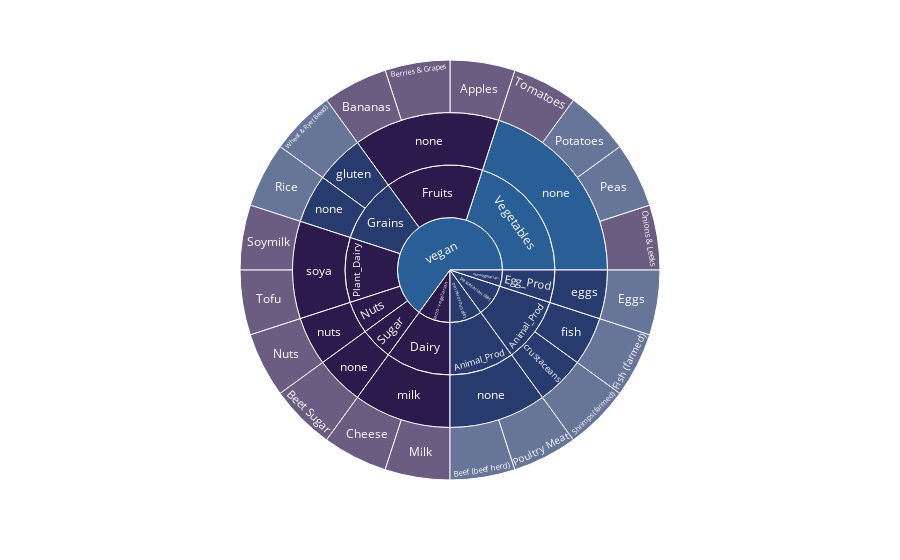

Write notebook code for a chart like this one.
### Markdown cell above
### Anzahl pro Kategorie
 - zur Übersicht ob etwas überrepräsentiert ist
 - Aggregation, keine negative oder positive Aussage, keine Referenzwerte nötig
  - Annotation/Farbe ja/nein

### Code cell
fig = px.sunburst(df, path=['NutritionalForm',  'Category', 'Allergens', 'Food product',], color='FurProc'
#                  ,color_discrete_sequence=px.colors.qualitative.Prism
                  , color_discrete_sequence = davos_rgb
#                                  , color_continuous_scale=davos[5]
                 )
fig.show()

### Figure 1 — Plotly figure (JSON) as saved in the notebook; plotly's stock layout.template omitted (floating-point values rounded to 4 significant figures)
{"data": [{"branchvalues": "total", "customdata": [["no"], ["no"], ["no"], ["yes"], ["no"], ["yes"], ["yes"], ["no"], ["no"], ["yes"], ["yes"], ["no"], ["yes"], ["no"], ["no"], ["no"], ["yes"], ["no"], ["yes"], ["yes"], ["yes"], ["yes"], ["yes"], ["yes"], ["no"], ["yes"], ["no"], ["yes"], ["no"], ["(?)"], ["no"], ["no"], ["yes"], ["yes"], ["no"], ["yes"], ["no"], ["yes"], ["no"], ["no"], ["no"], ["(?)"], ["no"], ["yes"], ["yes"], ["yes"], ["(?)"]], "domain": {"x": [0, 1], "y": [0, 1]}, "hovertemplate": "labels=%{label}<br>count=%{value}<br>parent=%{parent}<br>id=%{id}<br>FurProc=%{customdata[0]}<extra></extra>", "ids": ["vegan/Nuts/nuts/Nuts", "vegan/Plant_Dairy/soya/Soymilk", "vegan/Sugar/none/Beet Sugar", "pescetarian diet/Animal_Prod/crustaceans/Shrimps (farmed)", "lacto-vegetarian/Dairy/milk/Cheese", "ovo-vegetarian/Egg_Prod/eggs/Eggs", "pescetarian diet/Animal_Prod/fish/Fish (farmed)", "lacto-vegetarian/Dairy/milk/Milk", "vegan/Vegetables/none/Onions & Leeks", "vegan/Vegetables/none/Peas", "vegan/Vegetables/none/Potatoes", "vegan/Plant_Dairy/soya/Tofu", "vegan/Grains/none/Rice", "vegan/Fruits/none/Apples", "vegan/Vegetables/none/Tomatoes", "vegan/Fruits/none/Berries & Grapes", "omnivorous diet/Animal_Prod/none/Beef (beef herd)", "vegan/Fruits/none/Bananas", "omnivorous diet/Animal_Prod/none/Poultry Meat", "vegan/Grains/gluten/Wheat & Rye (Bread)", "pescetarian diet/Animal_Prod/crustaceans", "ovo-vegetarian/Egg_Prod/eggs", "pescetarian diet/Animal_Prod/fish", "vegan/Grains/gluten", "lacto-vegetarian/Dairy/milk", "omnivorous diet/Animal_Prod/none", "vegan/Fruits/none", "vegan/Grains/none", "vegan/Sugar/none", "vegan/Vegetables/none", "vegan/Nuts/nuts", "vegan/Plant_Dairy/soya", "omnivorous diet/Animal_Prod", "pescetarian diet/Animal_Prod", "lacto-vegetarian/Dairy", "ovo-vegetarian/Egg_Prod", "vegan/Fruits", "vegan/Grains", "vegan/Nuts", "vegan/Plant_Dairy", "vegan/Sugar", "vegan/Vegetables", "lacto-vegetarian", "omnivorous diet", "ovo-vegetarian", "pescetarian diet", "vegan"], "labels": ["Nuts", "Soymilk", "Beet Sugar", "Shrimps (farmed)", "Cheese", "Eggs", "Fish (farmed)", "Milk", "Onions & Leeks", "Peas", "Potatoes", "Tofu", "Rice", "Apples", "Tomatoes", "Berries & Grapes", "Beef (beef herd)", "Bananas", "Poultry Meat", "Wheat & Rye (Bread)", "crustaceans", "eggs", "fish", "gluten", "milk", "none", "none", "none", "none", "none", "nuts", "soya", "Animal_Prod", "Animal_Prod", "Dairy", "Egg_Prod", "Fruits", "Grains", "Nuts", "Plant_Dairy", "Sugar", "Vegetables", "lacto-vegetarian", "omnivorous diet", "ovo-vegetarian", "pescetarian diet", "vegan"], "marker": {"colors": ["rgb(44, 26, 76)", "rgb(44, 26, 76)", "rgb(44, 26, 76)", "rgb(40, 59, 110)", "rgb(44, 26, 76)", "rgb(40, 59, 110)", "rgb(40, 59, 110)", "rgb(44, 26, 76)", "rgb(44, 26, 76)", "rgb(40, 59, 110)", "rgb(40, 59, 110)", "rgb(44, 26, 76)", "rgb(40, 59, 110)", "rgb(44, 26, 76)", "rgb(44, 26, 76)", "rgb(44, 26, 76)", "rgb(40, 59, 110)", "rgb(44, 26, 76)", "rgb(40, 59, 110)", "rgb(40, 59, 110)", "rgb(40, 59, 110)", "rgb(40, 59, 110)", "rgb(40, 59, 110)", "rgb(40, 59, 110)", "rgb(44, 26, 76)", "rgb(40, 59, 110)", "rgb(44, 26, 76)", "rgb(40, 59, 110)", "rgb(44, 26, 76)", "rgb(42, 94, 151)", "rgb(44, 26, 76)", "rgb(44, 26, 76)", "rgb(40, 59, 110)", "rgb(40, 59, 110)", "rgb(44, 26, 76)", "rgb(40, 59, 110)", "rgb(44, 26, 76)", "rgb(40, 59, 110)", "rgb(44, 26, 76)", "rgb(44, 26, 76)", "rgb(44, 26, 76)", "rgb(42, 94, 151)", "rgb(44, 26, 76)", "rgb(40, 59, 110)", "rgb(40, 59, 110)", "rgb(40, 59, 110)", "rgb(42, 94, 151)"]}, "name": "", "parents": ["vegan/Nuts/nuts", "vegan/Plant_Dairy/soya", "vegan/Sugar/none", "pescetarian diet/Animal_Prod/crustaceans", "lacto-vegetarian/Dairy/milk", "ovo-vegetarian/Egg_Prod/eggs", "pescetarian diet/Animal_Prod/fish", "lacto-vegetarian/Dairy/milk", "vegan/Vegetables/none", "vegan/Vegetables/none", "vegan/Vegetables/none", "vegan/Plant_Dairy/soya", "vegan/Grains/none", "vegan/Fruits/none", "vegan/Vegetables/none", "vegan/Fruits/none", "omnivorous diet/Animal_Prod/none", "vegan/Fruits/none", "omnivorous diet/Animal_Prod/none", "vegan/Grains/gluten", "pescetarian diet/Animal_Prod", "ovo-vegetarian/Egg_Prod", "pescetarian diet/Animal_Prod", "vegan/Grains", "lacto-vegetarian/Dairy", "omnivorous diet/Animal_Prod", "vegan/Fruits", "vegan/Grains", "vegan/Sugar", "vegan/Vegetables", "vegan/Nuts", "vegan/Plant_Dairy", "omnivorous diet", "pescetarian diet", "lacto-vegetarian", "ovo-vegetarian", "vegan", "vegan", "vegan", "vegan", "vegan", "vegan", "", "", "", "", ""], "type": "sunburst", "values": [1, 1, 1, 1, 1, 1, 1, 1, 1, 1, 1, 1, 1, 1, 1, 1, 1, 1, 1, 1, 1, 1, 1, 1, 2, 2, 3, 1, 1, 4, 1, 2, 2, 2, 2, 1, 3, 2, 1, 2, 1, 4, 2, 2, 1, 2, 13]}], "layout": {"legend": {"tracegroupgap": 0}, "margin": {"t": 60}, "sunburstcolorway": ["rgb(44, 26, 76)", "rgb(40, 59, 110)", "rgb(42, 94, 151)", "rgb(68, 117, 193)", "rgb(96, 137, 190)", "rgb(125, 156, 181)", "rgb(155, 175, 172)", "rgb(186, 196, 163)", "rgb(215, 217, 161)", "rgb(237, 236, 206)", "rgb(255, 255, 255)"]}}
